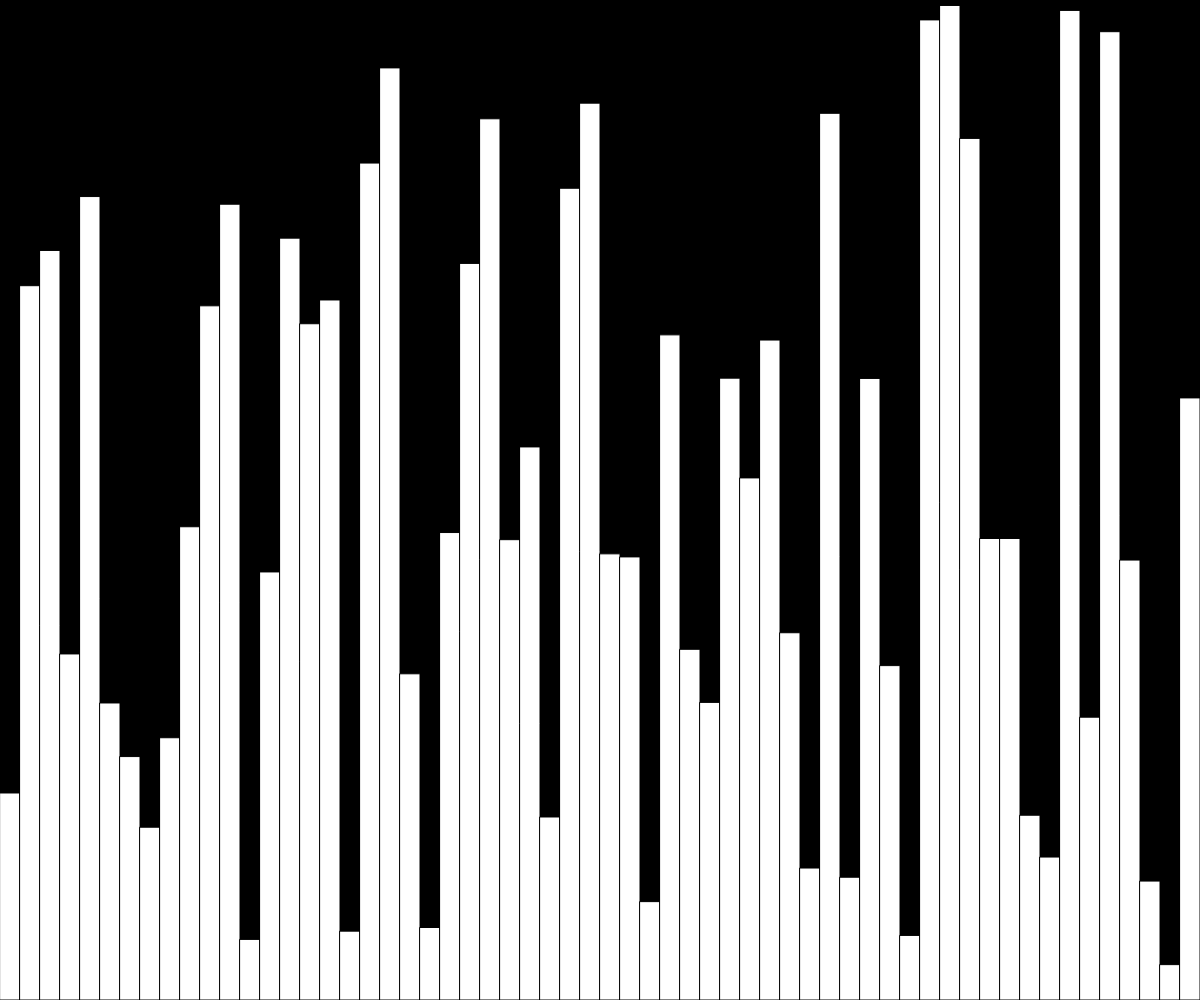
Frame 1 (no input)
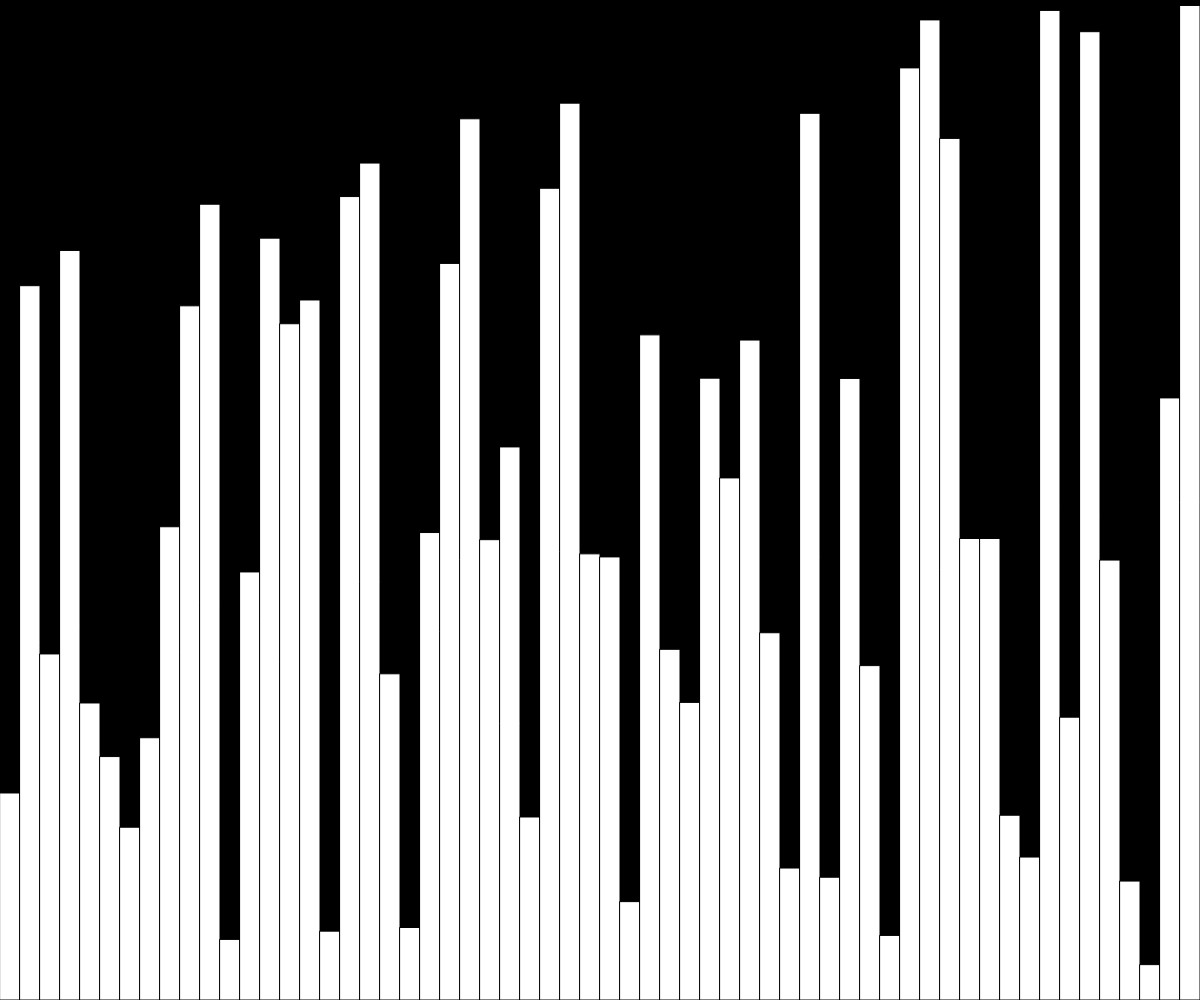
Frame 60 (no input)
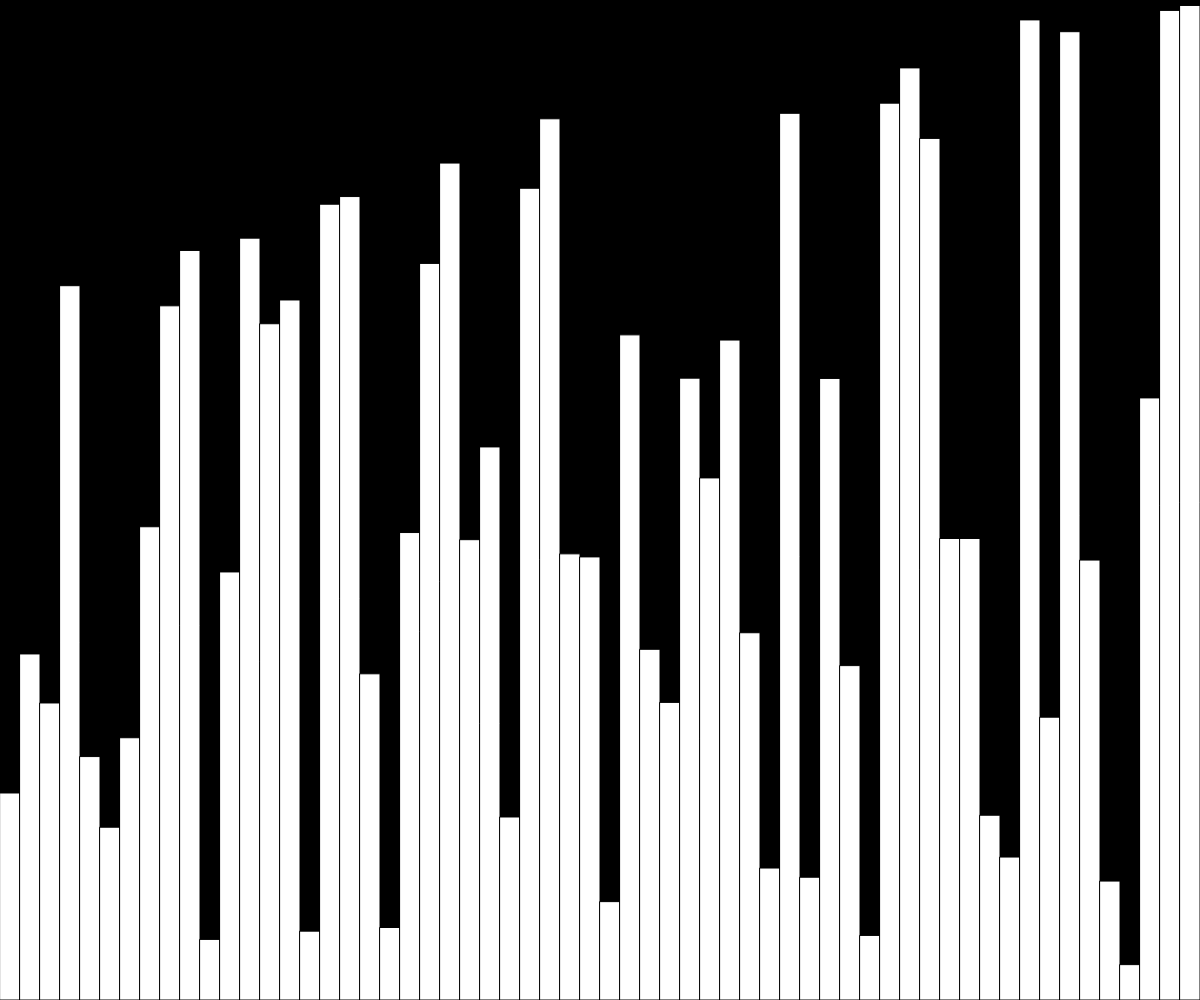
Frame 120 (the mouse pressed at the canvas centre since frame 60)

The p5.js sketch that drew these frames (run headless with seeded random() and noise() and a simulated clock; from frame 60 on, the mouse is pressed at the canvas centre):

// p5.js sketch
// ── sketch.js
let values = [];
let w = 20;
let i = 0;
let j = 0;
function setup() {
  createCanvas(windowWidth, windowHeight);
  values = new Array(floor(width/w));
  for(let x = 0; x < values.length; x++){
     values[x] = random(height); 
  }
}


function swap(values, x , y){
   let temp = values[x];
   values[x] = values[y];
   values[y] = temp;
}

function draw() {
  background(0);
  
  let a = values[j];
  let b = values[j+1];
  if(a > b){
     swap(values,j,j+1); 
  }
  
  if(i < values.length){
     j = j + 1;
     if(j >= values.length - i - 1){
        i = i + 1;
        j = 0;
     }
  }else{
     noLoop(); 
  }
  
  for(let x = 0; x < values.length; x++){
     stroke(0);
     fill(255);
     rect(x*w, height - values[x], w , values[x]);
  }
}
